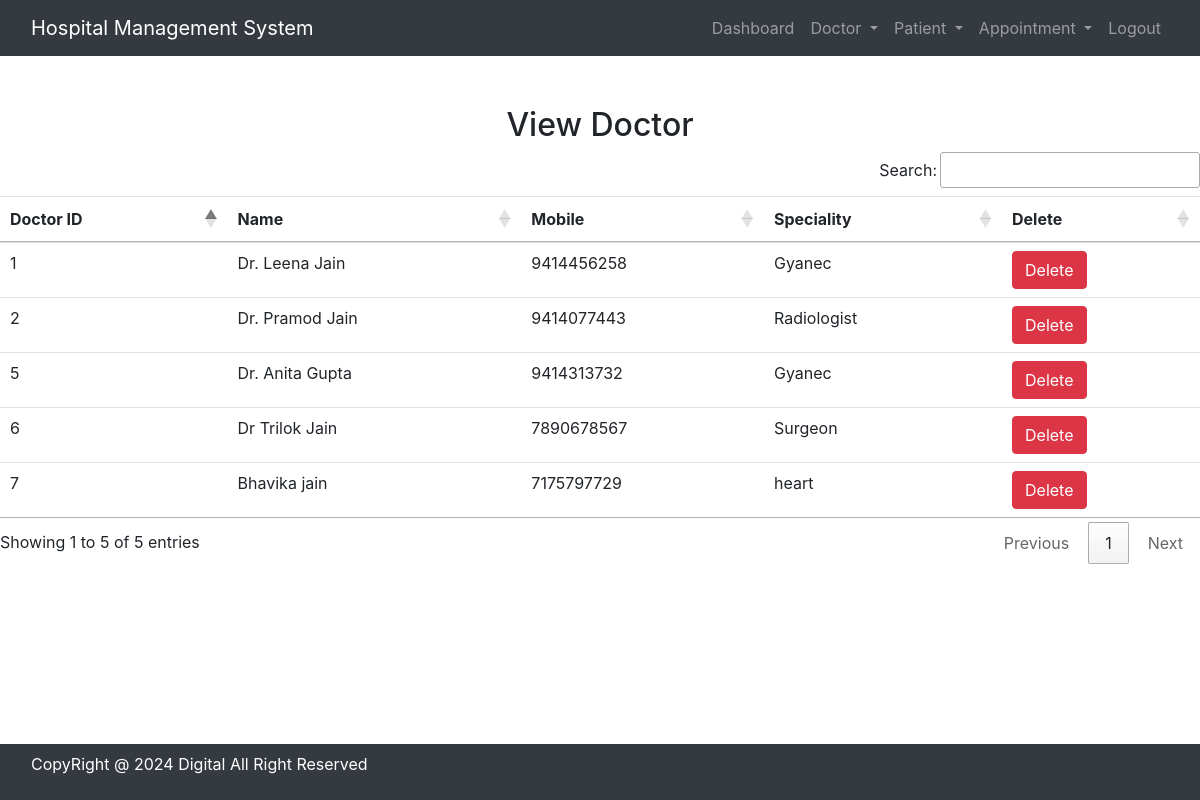
/view_doctor/ (signed in), run on the app's committed database.
### hospital/models.py (models this page shows)
class Doctor(models.Model):
    Name = models.CharField(max_length = 50)
    mobile= models.CharField(max_length=15)
    speciality = models.CharField(max_length= 50)

### hospital/views.py (the view)
# urls.py: path('view_doctor/', View_Doctor, name= 'view_doctor' ),
def View_Doctor(request):
    if not request.user.is_staff:
        return redirect('login')
    doc = Doctor.objects.all()
    d = {'doc' : doc}
    return render(request, 'view_doctor.html', d)

### hospital/templates/view_doctor.html
{% include 'base.html' %}
{% load static %}
{% include 'navigation.html' %}
<div>
    <h2 style="text-align: center; margin-top: 50px;">View Doctor    </h2>
        <table id="example" class="table table-hover" style="margin-top: 30px; text-align: justify;">
            <thead>
                <tr>
                    <th>Doctor ID</th>
                    <th>Name </th>
                    <th>Mobile</th>
                    <th>Speciality</th>
                    <th>Delete</th>
                </tr>
            </thead>
            <tbody>
                {% for i in doc %}
                <tr>
                    <td>{{i.id}}</td>
                    <td>{{i.Name}}</td>
                    <td>{{i.mobile}}</td>
                    <td>{{i.speciality}}</td>
                    <td><a href="{% url 'delete_doctor' i.id %}"
                            onclick="return confirm('Are you sure you want to delete?')"
                            class="btn btn-danger">Delete</a>
                        </a></td>
                </tr>
                {% endfor %}
            </tbody>
        </table>
</div>
{% include 'footer.html' %}

### hospital/templates/base.html (shortened to what this page needs)
{% load static %}
<!DOCTYPE html>
<html lang="en">
<head>
    <link rel="stylesheet" href="https://cdn.jsdelivr.net/npm/bootstrap@4.6.2/dist/css/bootstrap.min.css">
    <link rel="stylesheet" href="https://use.fontawesome.com/releases/v5.7.0/css/all.css">
    <link rel="stylesheet" type="text/css" href="{%static 'css/mystyle.css' %}">
    <link rel="stylesheet" href="https://cdn.datatables.net/1.13.7/css/jquery.dataTables.min.css" />
    <link rel="stylesheet" href="https://cdn.datatables.net/buttons/2.4.2/css/buttons.dataTables.min.css" />
</head>
<body>
</body>
</html>

### hospital/templates/navigation.html (shortened to what this page needs)
<nav class="navbar navbar-expand-lg navbar-dark bg-dark">
    <div class="container-fluid">
        <a class="navbar-brand" href="{% url 'home' %}">Hospital Management System</a>
        <div class="collapse navbar-collapse" id="navbarSupportedContent">
            <ul class="navbar-nav ml-auto">
                {% if request.user.is_staff %}
                <li class="nav-item">
                    <a class="nav-link" href="{% url 'dashboard' %}">Dashboard<span class="sr-only">(current)</span></a>
                </li>
                <li class="nav-item dropdown">
                    <a class="nav-link dropdown-toggle" href="#" id="navbarDropdown" role="button"
                        data-bs-toggle="dropdown" aria-expanded="false">
                        Doctor
                    </a>
                </li>
                <li class="nav-item dropdown">
                    <a class="nav-link dropdown-toggle" href="#" id="navbarDropdown" role="button"
                        data-bs-toggle="dropdown" aria-expanded="false">
                        Patient
                    </a>
                </li>
                <li class="nav-item dropdown">
                    <a class="nav-link dropdown-toggle" href="#" id="navbarDropdown" role="button"
                        data-bs-toggle="dropdown" aria-expanded="false">
                        Appointment
                    </a>
                </li>
                <li class="nav-item">
                    <a class="nav-link" href="{% url 'logout_admin' %}">Logout</a>
                </li>
                {% endif %}
            </ul>
        </div>
    </div>
</nav>

### hospital/templates/footer.html
<nav class="navbar navbar-expand-sm bg-dark navbar-dark fixed-bottom">
<div class="footer-bottom">
    <div class="container">
        <div class="row">
            <div class="col-sm-12 text-center">
                <div class="copyright-text">
                    <p class="text-white text-center">CopyRight @ 2024 Digital All Right Reserved</p>
                </div>
            </div>
        </div>
    </div>
</div>
</nav>

### data on the page
Doctor: id "1", Name "Dr. Leena Jain", mobile "9414456258", speciality "Gyanec"
Doctor: id "2", Name "Dr. Pramod Jain", mobile "9414077443", speciality "Radiologist"
Doctor: id "5", Name "Dr. Anita Gupta", mobile "9414313732", speciality "Gyanec"
Doctor: id "6", Name "Dr Trilok Jain", mobile "7890678567", speciality "Surgeon"
Doctor: id "7", Name "Bhavika jain", mobile "7175797729", speciality "heart"
